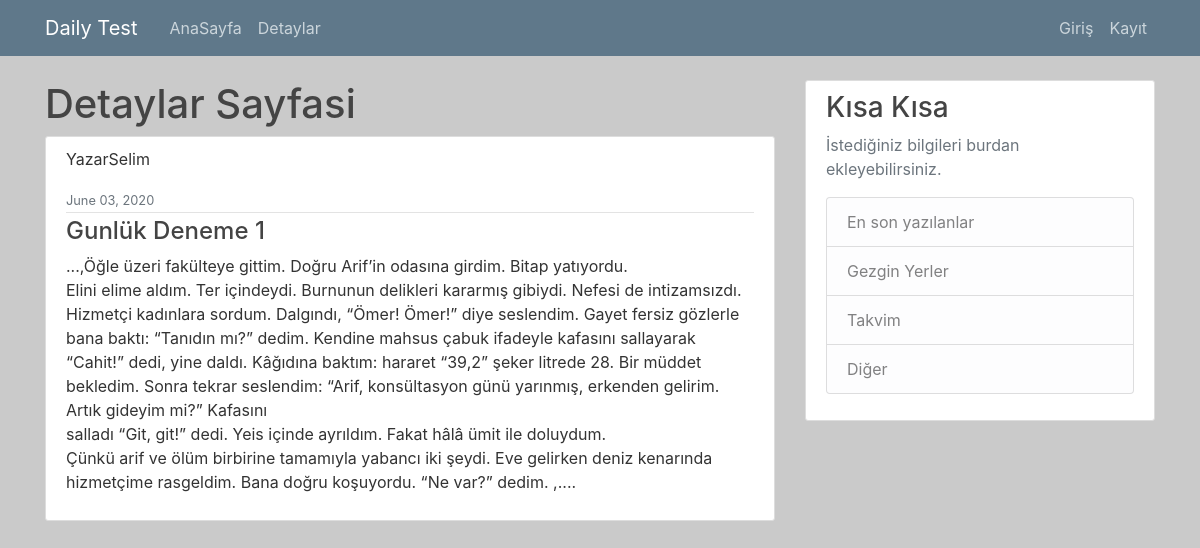
The page /about/ on the database its author committed.
### myapp/models.py (models this page shows, shortened)
class Daily(models.Model):
    title = models.CharField(max_length=100)
    content = models.TextField()
    date_posted = models.DateTimeField(default=timezone.now)
    author = models.ForeignKey(User, on_delete=models.CASCADE)

### myapp/views.py (the view)
# urls.py: path('about/', views.about, name='myapp-about'),
def about(request):
    daily =get_object_or_404(Daily,pk=1) #pk=pk
    context={'daily':daily,'title':'Details'}
    return render(request, 'myapp/about.html', context)

### myapp/templates/myapp/about.html
{% extends "myapp/base.html" %}
{% block content %}
    <h1>Detaylar Sayfasi</h1>
    <article class="media content-section">
          <div class="media-body">
            <div class="article-metadata">
              <p>{{ daily.author }}</p>
              <small class="text-muted">{{ daily.date_posted|date:"F d, Y" }}</small>
            </div>
            <h4>{{ daily.title }}</h4>
            <p class="article-content">{{ daily.content }}</p>
          </div>
        </article>
{% endblock content %}

### myapp/static/myapp/main.css (style rules this page uses)
body { background: #cacaca; color: #333333; margin-top: 5rem; }
h1, h2, h3, h4, h5, h6 { color: #444444; }
.content-section { background: #ffffff; padding: 10px 20px; border: 1px solid #dddddd; border-radius: 3px; margin-bottom: 20px; }
.article-content { white-space: pre-line; }
.article-metadata { padding-bottom: 1px; margin-bottom: 4px; border-bottom: 1px solid #e3e3e3 }

### rows shown on the page
Daily: author "YazarSelim", date_posted "June 03, 2020", title "Gunlük Deneme 1", content "...,Öğle üzeri fakülteye gittim. Doğru Arif’in odasına girdim. Bitap yatıyordu. Elini elime aldım. Ter içindeydi. Burnunun delikleri kararmış gibiydi. Nefesi de intizamsızdı. Hizmetçi kadınlara sordum. Dalgındı, “Ömer! Ömer!” diye seslendim. Gayet fersiz gözlerle bana baktı: “Tanıdın mı?” dedim. Kendine mahsus çabuk ifadeyle kafasını sallayarak “Cahit!” dedi, yine daldı. Kâğıdına baktım: hararet “39,2” şeker litrede 28. Bir müddet bekledim. Sonra tekrar seslendim: “Arif, konsültasyon günü yarınmış, erkenden gelirim. Artık gideyim mi?” Kafasını salladı “Git, git!” dedi. Yeis içinde ayrıldım. Fakat hâlâ ümit ile doluydum. Çünkü arif ve ölüm birbirine tamamıyla yabancı iki şeydi. Eve gelirken…"
